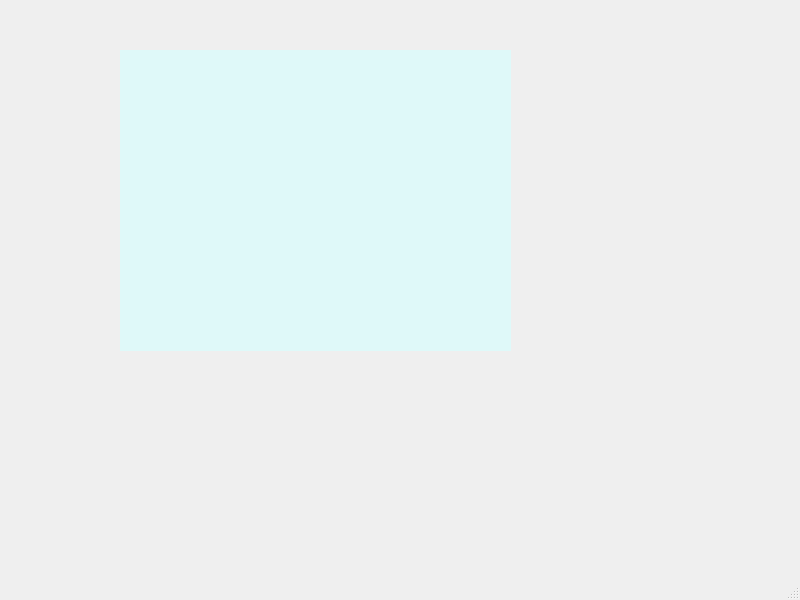
<?xml version="1.0" encoding="UTF-8"?>
<ui version="4.0">
 <class>MainWindow</class>
 <widget class="QMainWindow" name="MainWindow">
  <property name="geometry">
   <rect>
    <x>0</x>
    <y>0</y>
    <width>800</width>
    <height>600</height>
   </rect>
  </property>
  <property name="windowTitle">
   <string>MainWindow</string>
  </property>
  <widget class="QWidget" name="centralwidget">
   <widget class="QCustomPlot" name="customplot" native="true">
    <property name="geometry">
     <rect>
      <x>120</x>
      <y>50</y>
      <width>391</width>
      <height>301</height>
     </rect>
    </property>
    <property name="styleSheet">
     <string notr="true">background-color: rgba(212, 255, 255, 152);</string>
    </property>
   </widget>
  </widget>
  <widget class="QMenuBar" name="menubar">
   <property name="geometry">
    <rect>
     <x>0</x>
     <y>0</y>
     <width>800</width>
     <height>22</height>
    </rect>
   </property>
  </widget>
  <widget class="QStatusBar" name="statusbar"/>
 </widget>
 <customwidgets>
  <customwidget>
   <class>QCustomPlot</class>
   <extends>QWidget</extends>
   <header>qcustomplot.h</header>
   <container>1</container>
  </customwidget>
 </customwidgets>
 <resources/>
 <connections/>
</ui>
